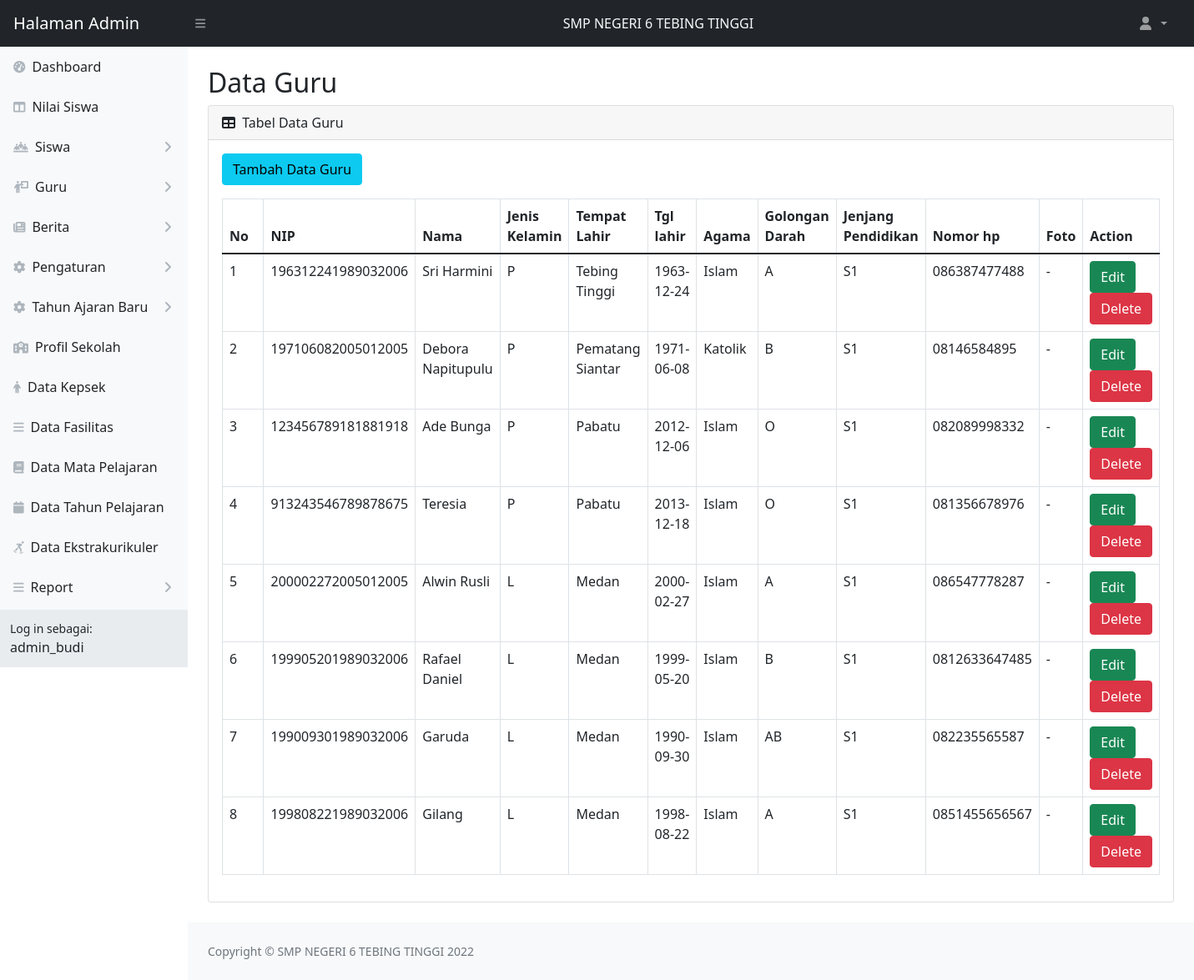
Page /web_app/admin/tabel-guru.php (signed in) on the committed database.
### tables this page shows
CREATE TABLE `akun_admin` (
  `admin_id` int(11) NOT NULL,
  `username` varchar(15) NOT NULL,
  `nama_lengkap` varchar(50) NOT NULL,
  `password` varchar(60) NOT NULL
);

CREATE TABLE `guru` (
  `id` int(11) NOT NULL,
  `nip` char(18) NOT NULL,
  `nama_lengkap` varchar(50) NOT NULL,
  `jenis_kelamin` enum('L','P') NOT NULL,
  `tempat_lahir` varchar(20) NOT NULL,
  `tanggal_lahir` date NOT NULL,
  `agama` enum('Islam','Katolik','Protestan','Buddha','Konghucu','Hindu') NOT NULL,
  `golongan_darah` enum('O','A','B','AB') NOT NULL,
  `jenjang` varchar(3) NOT NULL,
  `no_hp` char(15) NOT NULL,
  `foto` varchar(30) DEFAULT NULL
);

### web_app/admin/tabel-guru.php (the view, shortened to what this page needs)
<?php
    include 'koneksi.php';
    $admin = "SELECT username, nama_lengkap FROM akun_admin WHERE admin_id = '".$_SESSION['admin_id']."'";
    $data_admin = mysqli_query($koneksi, $admin);
    $get = mysqli_fetch_object($data_admin);
?>
<!DOCTYPE html>
<html lang="en">
    <head>
        <link href="https://cdn.jsdelivr.net/npm/simple-datatables@latest/dist/style.css" rel="stylesheet" />
        <link href="css/styles.css" rel="stylesheet" />
    </head>
    <body class="sb-nav-fixed">
        <?php
            include 'topnavbar.php';
            include 'sidebar.php';
        ?>
    <div id="layoutSidenav">
        <div id="layoutSidenav_content">
            <main>
                <div class="container-fluid px-4">
                    <h2 class="mt-4">Data Guru</h2>
                    <div class="card mb-4">
                        <div class="card-header">
                            <i class="fas fa-table me-1"></i>
                            Tabel Data Guru
                        </div>
                        <div class="card-body">
                            <a class="btn btn-info mb-3" href="tambah-guru.php">Tambah Data Guru</a>
                            <table id="example" class="dataTable-table">
                                <thead>
                                    <tr>
                                        <th width="50px">No</th>
                                        <th>NIP</th>
                                        <th>Nama</th>
                                        <th>Jenis Kelamin</th>
                                        <th>Tempat Lahir</th>
                                        <th>Tgl lahir</th>
                                        <th>Agama</th>
                                        <th>Golongan Darah</th>
                                        <th>Jenjang Pendidikan</th>
                                        <th>Nomor hp</th>
                                        <th>Foto</th>
                                        <th>Action</th>
                                    </tr>
                                </thead>
                                <tbody>
                                <?php
                                    $no = 1;
                                    $dataguru = "SELECT id, nip, nama_lengkap, jenis_kelamin, tempat_lahir, tanggal_lahir, agama, golongan_darah, jenjang, no_hp, foto FROM guru";
                                    $guru=mysqli_query($koneksi, $dataguru);
                                    if(mysqli_num_rows($guru)>0){
                                    while($data = mysqli_fetch_array($guru)){
                                ?>
                                    <tr>
                                        <td><?php echo $no++?></td>
                                        <td><?php echo $data['nip']?></td>
                                        <td><?php echo $data['nama_lengkap']?></td>
                                        <td><?php echo $data['jenis_kelamin']?></td>
                                        <td><?php echo $data['tempat_lahir']?></td>
                                        <td><?php echo $data['tanggal_lahir']?></td>
                                        <td><?php echo $data['agama']?></td>
                                        <td><?php echo $data['golongan_darah']?></td>
                                        <td><?php echo $data['jenjang']?></td>
                                        <td><?php echo $data['no_hp']?></td>
                                        <?php
                                            if (empty($data['foto'])){
                                        ?>
                                            <td> - </td>
                                        <?php } else{ ?>
                                            <td><img src="gambar/<?php echo $data['foto']?>" width="50px"></td>
                                        <?php } ?>
                                        <td>
                                            <a class="btn btn-success" href="update-guru.php?idguru=<?php echo $data['id']?>">Edit</a>
                                            <a class="btn btn-danger" href="process.php?deleteguru=<?php echo $data['id']?>" onclick="return confirm('Yakin ingin menghapus data?')">Delete</a>
                                        </td>
                                    </tr>
                                <?php }} ?>
                                </tbody>
                            </table>
                        </div>
                    </div>
                </div>
            </main>
            <?php
                include 'footer.php';
            ?>
        </div>
    </div>
</body>
</html>

### web_app/admin/sidebar.php (shortened to what this page needs)
<div id="layoutSidenav">
            <div id="layoutSidenav_nav">
                <nav class="sb-sidenav accordion sb-sidenav-light" id="sidenavAccordion">
                    <div class="sb-sidenav-menu">
                        <div class="nav">
                            <a class="nav-link" href="index.php">
                                <div class="sb-nav-link-icon"><i class="fas fa-tachometer-alt"></i></div>
                                Dashboard
                            </a>
                            <a class="nav-link" href="tabel-nilai.php">
                                <div class="sb-nav-link-icon"><i class="fas fa-columns"></i></div>
                                Nilai Siswa
                            </a>
                                    <a class="nav-link collapsed" href="#" data-bs-toggle="collapse" data-bs-target="#pagesCollapseSiswa" aria-expanded="false" aria-controls="pagesCollapseAuth">
                                        <div class="sb-nav-link-icon"><i class="fas fa-people-line"></i></div>
                                        Siswa
                                        <div class="sb-sidenav-collapse-arrow"><i class="fas fa-angle-down"></i></div>
                                    </a>
                                    <a class="nav-link collapsed" href="#" data-bs-toggle="collapse" data-bs-target="#pagesCollapseGuru" aria-expanded="false" aria-controls="pagesCollapseAuth">
                                        <div class="sb-nav-link-icon"><i class="fas fa-person-chalkboard"></i></div>
                                        Guru
                                        <div class="sb-sidenav-collapse-arrow"><i class="fas fa-angle-down"></i></div>
                                    </a>
                                    <a class="nav-link collapsed" href="#" data-bs-toggle="collapse" data-bs-target="#pagesCollapseBerita" aria-expanded="false" aria-controls="pagesCollapseAuth">
                                        <div class="sb-nav-link-icon"><i class="fas fa-newspaper"></i></div>
                                        Berita
                                        <div class="sb-sidenav-collapse-arrow"><i class="fas fa-angle-down"></i></div>
                                    </a>
                                    <a class="nav-link collapsed" href="#" data-bs-toggle="collapse" data-bs-target="#pagesCollapsePengaturan" aria-expanded="false" aria-controls="pagesCollapseAuth">
                                        <div class="sb-nav-link-icon"><i class="fas fa-gear"></i></div>
                                        Pengaturan
                                        <div class="sb-sidenav-collapse-arrow"><i class="fas fa-angle-down"></i></div>
                                    </a>
                                    <a class="nav-link collapsed" href="#" data-bs-toggle="collapse" data-bs-target="#pagesCollapseTA" aria-expanded="false" aria-controls="pagesCollapseAuth">
                                        <div class="sb-nav-link-icon"><i class="fas fa-gear"></i></div>
                                        Tahun Ajaran Baru
                                        <div class="sb-sidenav-collapse-arrow"><i class="fas fa-angle-down"></i></div>
                                    </a>
                                    <a class="nav-link" href="profil-sekolah.php">
                                        <div class="sb-nav-link-icon"><i class="fas fa-school"></i></div>
                                        Profil Sekolah
                                    </a>
                                    <a class="nav-link" href="tabel-kepsek.php">
                                        <div class="sb-nav-link-icon"><i class="fas fa-person"></i></div>
                                        Data Kepsek
                                    </a>
                                    <a class="nav-link" href="tabel-fasilitas.php">
                                        <div class="sb-nav-link-icon"><i class="fas fa-bars"></i></div>
                                        Data Fasilitas
                                    </a>
                                    <a class="nav-link" href="tabel-matapelajaran.php">
                                        <div class="sb-nav-link-icon"><i class="fas fa-book"></i></div>
                                        Data Mata Pelajaran
                                    </a>
                                    <a class="nav-link" href="tabel-tahunpelajaran.php">
                                        <div class="sb-nav-link-icon"><i class="fas fa-calendar"></i></div>
                                        Data Tahun Pelajaran
                                    </a>
                                    <a class="nav-link" href="tabel-ekstrakurikuler.php">
                                        <div class="sb-nav-link-icon"><i class="fas fa-person-skating"></i></div>
                                        Data Ekstrakurikuler
                                    </a>
                                    <a class="nav-link collapsed" href="#" data-bs-toggle="collapse" data-bs-target="#pagesCollapseReport" aria-expanded="false" aria-controls="pagesCollapseAuth">
                                        <div class="sb-nav-link-icon"><i class="fas fa-bars"></i></div>
                                        Report
                                        <div class="sb-sidenav-collapse-arrow"><i class="fas fa-angle-down"></i></div>
                                    </a>
                                    <a class="nav-link collapsed" href="#" data-bs-toggle="collapse" data-bs-target="#pagesCollapseTrash" aria-expanded="false" aria-controls="pagesCollapseAuth">
                                    </a>
                        </div>
                    </div>
                    <div class="sb-sidenav-footer">
                        <div class="small">Log in sebagai:</div>
                        <?php echo $get->username ?>
                    </div>
                </nav>
            </div>

### rows in the picture
akun_admin: username "admin_budi"
guru: nip "196312241989032006", nama_lengkap "Sri Harmini", jenis_kelamin "P", tempat_lahir "Tebing Tinggi", tanggal_lahir "1963-12-24", agama "Islam", golongan_darah "A", jenjang "S1", no_hp "086387477488"
guru: nip "197106082005012005", nama_lengkap "Debora Napitupulu", jenis_kelamin "P", tempat_lahir "Pematang Siantar", tanggal_lahir "1971-06-08", agama "Katolik", golongan_darah "B", jenjang "S1", no_hp "08146584895"
guru: nip "123456789181881918", nama_lengkap "Ade Bunga", jenis_kelamin "P", tempat_lahir "Pabatu", tanggal_lahir "2012-12-06", agama "Islam", golongan_darah "O", jenjang "S1", no_hp "082089998332"
guru: nip "913243546789878675", nama_lengkap "Teresia", jenis_kelamin "P", tempat_lahir "Pabatu", tanggal_lahir "2013-12-18", agama "Islam", golongan_darah "O", jenjang "S1", no_hp "081356678976"
guru: nip "200002272005012005", nama_lengkap "Alwin Rusli", jenis_kelamin "L", tempat_lahir "Medan", tanggal_lahir "2000-02-27", agama "Islam", golongan_darah "A", jenjang "S1", no_hp "086547778287"
guru: nip "199905201989032006", nama_lengkap "Rafael Daniel", jenis_kelamin "L", tempat_lahir "Medan", tanggal_lahir "1999-05-20", agama "Islam", golongan_darah "B", jenjang "S1", no_hp "0812633647485"
guru: nip "199009301989032006", nama_lengkap "Garuda", jenis_kelamin "L", tempat_lahir "Medan", tanggal_lahir "1990-09-30", agama "Islam", golongan_darah "AB", jenjang "S1", no_hp "082235565587"
guru: nip "199808221989032006", nama_lengkap "Gilang", jenis_kelamin "L", tempat_lahir "Medan", tanggal_lahir "1998-08-22", agama "Islam", golongan_darah "A", jenjang "S1", no_hp "0851455656567"
